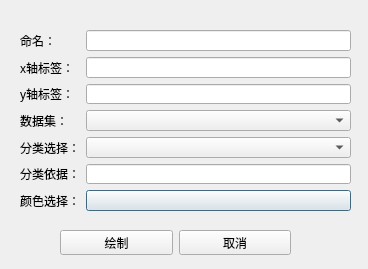
<?xml version="1.0" encoding="UTF-8"?>
<ui version="4.0">
 <class>Dialog</class>
 <widget class="QDialog" name="Dialog">
  <property name="geometry">
   <rect>
    <x>0</x>
    <y>0</y>
    <width>368</width>
    <height>269</height>
   </rect>
  </property>
  <property name="windowTitle">
   <string>Dialog</string>
  </property>
  <widget class="QWidget" name="layoutWidget">
   <property name="geometry">
    <rect>
     <x>20</x>
     <y>30</y>
     <width>331</width>
     <height>181</height>
    </rect>
   </property>
   <layout class="QFormLayout" name="formLayout">
    <item row="0" column="0">
     <widget class="QLabel" name="label">
      <property name="text">
       <string>命名：</string>
      </property>
     </widget>
    </item>
    <item row="0" column="1">
     <widget class="QLineEdit" name="lineEdit"/>
    </item>
    <item row="3" column="0">
     <widget class="QLabel" name="label_4">
      <property name="text">
       <string>数据集：</string>
      </property>
     </widget>
    </item>
    <item row="3" column="1">
     <widget class="QComboBox" name="comboBox_2"/>
    </item>
    <item row="4" column="0">
     <widget class="QLabel" name="label_2">
      <property name="text">
       <string>分类选择：</string>
      </property>
     </widget>
    </item>
    <item row="4" column="1">
     <widget class="QComboBox" name="comboBox"/>
    </item>
    <item row="5" column="0">
     <widget class="QLabel" name="label_3">
      <property name="text">
       <string>分类依据：</string>
      </property>
     </widget>
    </item>
    <item row="5" column="1">
     <widget class="QLineEdit" name="lineEdit_2"/>
    </item>
    <item row="6" column="0">
     <widget class="QLabel" name="label_5">
      <property name="text">
       <string>颜色选择：</string>
      </property>
     </widget>
    </item>
    <item row="6" column="1">
     <widget class="QPushButton" name="pushButton_3">
      <property name="text">
       <string/>
      </property>
     </widget>
    </item>
    <item row="1" column="0">
     <widget class="QLabel" name="label_6">
      <property name="text">
       <string>x轴标签：</string>
      </property>
     </widget>
    </item>
    <item row="1" column="1">
     <widget class="QLineEdit" name="lineEdit_3"/>
    </item>
    <item row="2" column="0">
     <widget class="QLabel" name="label_7">
      <property name="text">
       <string>y轴标签：</string>
      </property>
     </widget>
    </item>
    <item row="2" column="1">
     <widget class="QLineEdit" name="lineEdit_4"/>
    </item>
   </layout>
  </widget>
  <widget class="QWidget" name="layoutWidget">
   <property name="geometry">
    <rect>
     <x>60</x>
     <y>230</y>
     <width>231</width>
     <height>25</height>
    </rect>
   </property>
   <layout class="QHBoxLayout" name="horizontalLayout">
    <item>
     <widget class="QPushButton" name="pushButton">
      <property name="text">
       <string>绘制</string>
      </property>
     </widget>
    </item>
    <item>
     <widget class="QPushButton" name="pushButton_2">
      <property name="text">
       <string>取消</string>
      </property>
     </widget>
    </item>
   </layout>
  </widget>
 </widget>
 <resources/>
 <connections/>
</ui>
